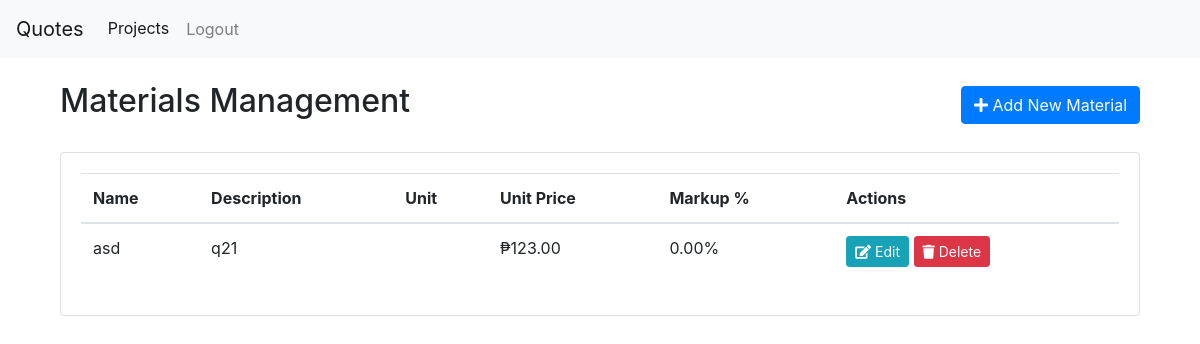
The app's page /quotes/materials/ (signed in) with its own data.
### quotes/models.py (models this page shows, shortened)
class Material(models.Model):
    name = models.CharField(max_length=100)
    description = models.TextField(blank=True)
    unit_price = models.DecimalField(max_digits=10, decimal_places=2)
    quantity = models.IntegerField(default=0)
    markup_percentage = models.DecimalField(max_digits=5, decimal_places=2, default=0)
    unit = models.CharField(max_length=20, default='')

### quotes/views.py (the view)
# urls.py: path('materials/', views.material_list, name='material_list'),
@login_required
def material_list(request):
    materials = Material.objects.all().order_by('name')
    return render(request, 'quotes/material_list.html', {'materials': materials})

### templates/quotes/material_list.html (shortened to what this page needs)
{% extends 'core/base.html' %}
{% block content %}
<div class="container mt-4">
    <div class="d-flex justify-content-between align-items-center mb-4">
        <h2>Materials Management</h2>
        <a href="{% url 'material_create' %}" class="btn btn-primary">
            <i class="fas fa-plus"></i> Add New Material
        </a>
    </div>
    <div class="card">
        <div class="card-body">
            <div class="table-responsive">
                <table class="table table-hover">
                    <thead>
                        <tr>
                            <th>Name</th>
                            <th>Description</th>
                            <th>Unit</th>
                            <th>Unit Price</th>
                            <th>Markup %</th>
                            <th>Actions</th>
                        </tr>
                    </thead>
                    <tbody>
                        {% for material in materials %}
                        <tr>
                            <td>{{ material.name }}</td>
                            <td>{{ material.description|truncatechars:50 }}</td>
                            <td>{{ material.unit }}</td>
                            <td>₱{{ material.unit_price }}</td>
                            <td>{{ material.markup_percentage }}%</td>
                            <td>
                                <a href="{% url 'material_edit' material.id %}" class="btn btn-sm btn-info">
                                    <i class="fas fa-edit"></i> Edit
                                </a>
                                <a href="{% url 'material_delete' material.id %}" class="btn btn-sm btn-danger">
                                    <i class="fas fa-trash"></i> Delete
                                </a>
                            </td>
                        </tr>
                        {% empty %}
                        <tr>
                            <td colspan="6" class="text-center">No materials found.</td>
                        </tr>
                        {% endfor %}
                    </tbody>
                </table>
            </div>
        </div>
    </div>
</div>
{% endblock %}

### records on screen
Material: name "asd", description "q21", unit_price "123.00", markup_percentage "0.00"
